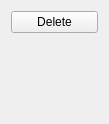
<?xml version="1.0" encoding="UTF-8"?>
<ui version="4.0">
 <class>IntersectionOptions</class>
 <widget class="QWidget" name="IntersectionOptions">
  <property name="geometry">
   <rect>
    <x>0</x>
    <y>0</y>
    <width>109</width>
    <height>124</height>
   </rect>
  </property>
  <property name="windowTitle">
   <string>Form</string>
  </property>
  <layout class="QVBoxLayout" name="verticalLayout">
   <item>
    <widget class="QPushButton" name="DeleteButton">
     <property name="text">
      <string>Delete</string>
     </property>
    </widget>
   </item>
   <item>
    <spacer name="verticalSpacer">
     <property name="orientation">
      <enum>Qt::Vertical</enum>
     </property>
     <property name="sizeHint" stdset="0">
      <size>
       <width>20</width>
       <height>70</height>
      </size>
     </property>
    </spacer>
   </item>
  </layout>
 </widget>
 <resources/>
 <connections/>
</ui>
